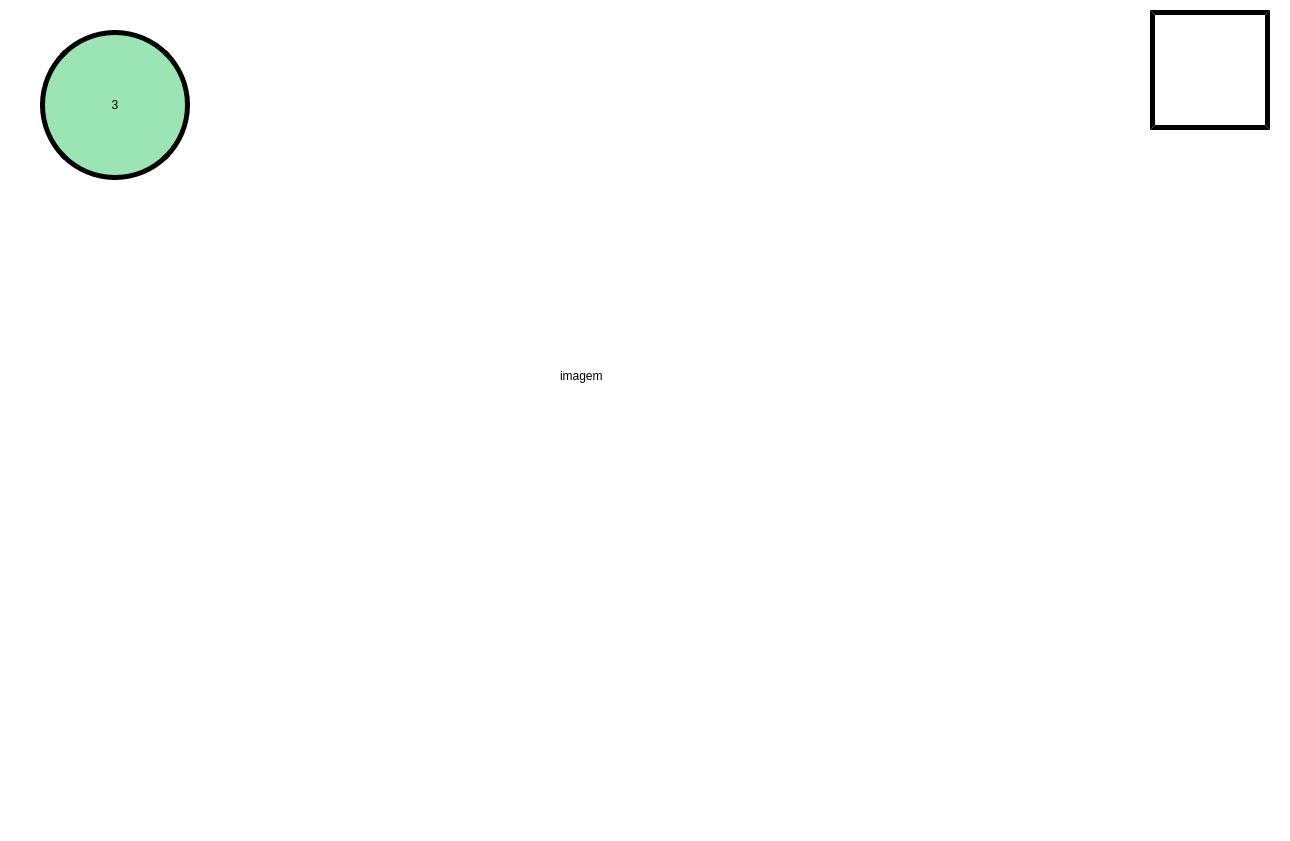
<?xml version="1.0" encoding="UTF-8"?>
<ui version="4.0">
 <class>peca03</class>
 <widget class="QMainWindow" name="peca03">
  <property name="geometry">
   <rect>
    <x>0</x>
    <y>0</y>
    <width>1290</width>
    <height>841</height>
   </rect>
  </property>
  <property name="minimumSize">
   <size>
    <width>1290</width>
    <height>841</height>
   </size>
  </property>
  <property name="maximumSize">
   <size>
    <width>1290</width>
    <height>841</height>
   </size>
  </property>
  <property name="windowTitle">
   <string>MainWindow</string>
  </property>
  <property name="styleSheet">
   <string notr="true">background-color: rgb(255, 255, 255);</string>
  </property>
  <property name="animated">
   <bool>true</bool>
  </property>
  <widget class="QWidget" name="centralwidget">
   <widget class="QLabel" name="Label_Borda">
    <property name="geometry">
     <rect>
      <x>0</x>
      <y>783</y>
      <width>1290</width>
      <height>18</height>
     </rect>
    </property>
    <property name="text">
     <string/>
    </property>
    <property name="pixmap">
     <pixmap>Imagens/Borda.png</pixmap>
    </property>
    <property name="scaledContents">
     <bool>true</bool>
    </property>
   </widget>
   <widget class="QLabel" name="label_numero_3">
    <property name="geometry">
     <rect>
      <x>40</x>
      <y>30</y>
      <width>150</width>
      <height>150</height>
     </rect>
    </property>
    <property name="minimumSize">
     <size>
      <width>0</width>
      <height>0</height>
     </size>
    </property>
    <property name="styleSheet">
     <string notr="true">
border-style: outset;
border-color: rgb(0, 0, 0);
border-width:5px;
font: 75 85pt &quot;Bosch Sans Bold&quot;;
border-radius: 75px;
background-color: rgb(155, 228, 179);

</string>
    </property>
    <property name="text">
     <string>3</string>
    </property>
    <property name="scaledContents">
     <bool>false</bool>
    </property>
    <property name="alignment">
     <set>Qt::AlignCenter</set>
    </property>
    <property name="wordWrap">
     <bool>false</bool>
    </property>
    <property name="indent">
     <number>-1</number>
    </property>
   </widget>
   <widget class="QPushButton" name="botao_home">
    <property name="geometry">
     <rect>
      <x>1150</x>
      <y>10</y>
      <width>120</width>
      <height>120</height>
     </rect>
    </property>
    <property name="styleSheet">
     <string notr="true">
border-style: outset;
border-color: rgb(0, 0, 0);
border-width:5px;
font: 75 65pt &quot;Bosch Sans Bold&quot;;
border-radius: 0px;
background-color: rgb(255, 255, 255);
</string>
    </property>
    <property name="text">
     <string/>
    </property>
    <property name="icon">
     <iconset>
      <normaloff>imagens/Home.Documentos.png</normaloff>imagens/Home.Documentos.png</iconset>
    </property>
    <property name="iconSize">
     <size>
      <width>105</width>
      <height>105</height>
     </size>
    </property>
   </widget>
   <widget class="QLabel" name="label_imagem">
    <property name="geometry">
     <rect>
      <x>560</x>
      <y>320</y>
      <width>121</width>
      <height>111</height>
     </rect>
    </property>
    <property name="text">
     <string>imagem</string>
    </property>
   </widget>
  </widget>
  <widget class="QMenuBar" name="menubar">
   <property name="geometry">
    <rect>
     <x>0</x>
     <y>0</y>
     <width>1290</width>
     <height>21</height>
    </rect>
   </property>
  </widget>
  <widget class="QStatusBar" name="statusbar"/>
 </widget>
 <resources/>
 <connections/>
</ui>
